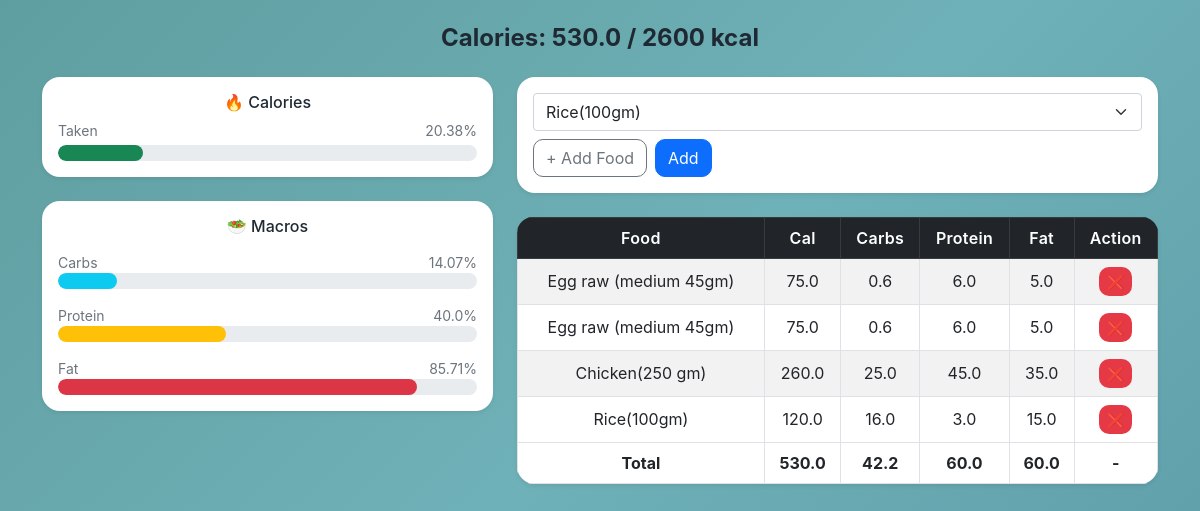
The app's page / (signed in) with its own data.
### myapp/models.py (models this page shows, shortened)
class Consume(models.Model):
    user = models.ForeignKey(User, on_delete=models.CASCADE)
    food_consumed = models.ForeignKey(Food, on_delete=models.CASCADE)

class Food(models.Model):
    user = models.ForeignKey(
        User,
        on_delete=models.CASCADE,
        null=True,
        blank=True
    )
    name = models.CharField(max_length=100)
    calories = models.FloatField()
    carbs = models.FloatField()
    protein = models.FloatField()
    fat = models.FloatField()

### myapp/views.py (the view, shortened to what this page needs)
# urls.py: path('',views.index, name='index'),
@login_required
def index(request):
    foods = Food.objects.filter(user=request.user) | Food.objects.filter(user__isnull=True)
    consumed_food = Consume.objects.filter(user=request.user)
    totals = consumed_food.aggregate(
        total_calories=Sum('food_consumed__calories'),
        total_carbs=Sum('food_consumed__carbs'),
        total_protein=Sum('food_consumed__protein'),
        total_fat=Sum('food_consumed__fat'),
    )
    CALORIE_GOAL = 2600
    CARBS_GOAL = 300
    PROTEIN_GOAL = 150
    FAT_GOAL = 70
    calPercent =0
    if totals['total_calories']:
        calPercent = (totals['total_calories'] / CALORIE_GOAL) * 100
    carbPercent =0
    if totals['total_carbs']:
        carbPercent = (totals['total_carbs'] / CARBS_GOAL) * 100
    proteinPercent =0
    if totals['total_protein']:
        proteinPercent = (totals['total_protein'] / PROTEIN_GOAL) * 100
    fatPercent =0
    if totals['total_fat']:
        fatPercent = (totals['total_fat'] / FAT_GOAL) * 100
    context = {
        'foods': foods,
        'consumed_food': consumed_food,
        'total_calories': totals['total_calories'] or 0,
        'total_carbs': totals['total_carbs'] or 0,
        'total_protein': totals['total_protein'] or 0,
        'total_fat': totals['total_fat'] or 0,
        'calPercent': round(calPercent,2),
        'carbPercent': round(carbPercent,2),
        'proteinPercent': round(proteinPercent,2),
        'fatPercent': round(fatPercent,2),
        'CALORIE_GOAL': CALORIE_GOAL,
        'CARBS_GOAL': CARBS_GOAL,
        'PROTEIN_GOAL': PROTEIN_GOAL,
        'FAT_GOAL': FAT_GOAL,
    }
    return render(request, 'myapp/index.html', context)

### myapp/templates/myapp/index.html (shortened to what this page needs)
{% load static %}
<!doctype html>
<html lang="en">
  <head>
    <link
      href="https://cdn.jsdelivr.net/npm/bootstrap@5.0.2/dist/css/bootstrap.min.css"
      rel="stylesheet"
    />
    <link rel="stylesheet" href="{% static 'myapp/css/main.css' %}" />
  </head>
  <body>
    <div class="page-wrapper container py-4">
      <h4 class="text-center mb-4 fw-bold">
        Calories: {{ total_calories }} / {{ CALORIE_GOAL }} kcal
      </h4>
      <div class="row g-4">
        <div class="col-12 col-lg-5">
          <div class="card mb-4 shadow-sm">
            <div class="card-body">
              <h6 class="text-center mb-2 fw-semibold">🔥 Calories</h6>
              <div class="d-flex justify-content-between small mb-1">
                <span>Taken</span>
                <span>{{ calPercent }}%</span>
              </div>
              <div class="progress">
                <div
                  class="progress-bar bg-success"
                  style="width: {{ calPercent }}%"
                ></div>
              </div>
            </div>
          </div>
          <div class="card shadow-sm">
            <div class="card-body">
              <h6 class="text-center mb-3 fw-semibold">🥗 Macros</h6>
              <div class="mb-3">
                <div class="d-flex justify-content-between small">
                  <span>Carbs</span>
                  <span>{{ carbPercent }}%</span>
                </div>
                <div class="progress">
                  <div
                    class="progress-bar bg-info"
                    style="width: {{ carbPercent }}%"
                  ></div>
                </div>
              </div>
              <div class="mb-3">
                <div class="d-flex justify-content-between small">
                  <span>Protein</span>
                  <span>{{ proteinPercent }}%</span>
                </div>
                <div class="progress">
                  <div
                    class="progress-bar bg-warning"
                    style="width: {{ proteinPercent }}%"
                  ></div>
                </div>
              </div>
              <div>
                <div class="d-flex justify-content-between small">
                  <span>Fat</span>
                  <span>{{ fatPercent }}%</span>
                </div>
                <div class="progress">
                  <div
                    class="progress-bar bg-danger"
                    style="width: {{ fatPercent }}%"
                  ></div>
                </div>
              </div>
            </div>
          </div>
        </div>
        <div class="col-12 col-lg-7">
          <div class="card mb-4 shadow-sm">
            <div class="card-body">
              <form method="POST" class="d-flex flex-wrap gap-2">
                <select
                  name="food_consumed"
                  class="form-select flex-grow-1"
                  required
                >
                  {% for food in foods %}
                  <option value="{{ food.id }}">{{ food.name }}</option>
                  {% endfor %}
                </select>
                <a
                  href="{% url 'add_food' %}"
                  class="btn btn-outline-secondary"
                >
                  + Add Food
                </a>
                <button class="btn btn-primary">Add</button>
              </form>
            </div>
          </div>
          <div class="card shadow-sm">
            <div class="card-body p-0">
              <table
                class="table table-striped table-bordered mb-0 text-center"
              >
                <thead class="table-dark">
                  <tr>
                    <th>Food</th>
                    <th>Cal</th>
                    <th>Carbs</th>
                    <th>Protein</th>
                    <th>Fat</th>
                    <th>Action</th>
                  </tr>
                </thead>
                <tbody>
                  {% for c in consumed_food %}
                  <tr>
                    <td>{{ c.food_consumed.name }}</td>
                    <td>{{ c.food_consumed.calories }}</td>
                    <td>{{ c.food_consumed.carbs }}</td>
                    <td>{{ c.food_consumed.protein }}</td>
                    <td>{{ c.food_consumed.fat }}</td>
                    <td>
                      <a
                        href="{% url 'delete_consume' c.id %}"
                        class="btn btn-sm btn-danger"
                        onclick="return confirm('Delete this item?');"
                      >
                        ❌
                      </a>
                    </td>
                  </tr>
                  {% empty %}
                  <tr>
                    <td colspan="6" class="text-muted py-4">
                      No food consumed yet 🍎
                    </td>
                  </tr>
                  {% endfor %}
                </tbody>
                <tfoot class="fw-bold">
                  <tr>
                    <td>Total</td>
                    <td>{{ total_calories }}</td>
                    <td>{{ total_carbs }}</td>
                    <td>{{ total_protein }}</td>
                    <td>{{ total_fat }}</td>
                    <td>-</td>
                  </tr>
                </tfoot>
              </table>
            </div>
          </div>
        </div>
      </div>
    </div>
  </body>
</html>

### myapp/static/myapp/css/main.css (style rules this page uses)
body { background: linear-gradient( 135deg, #5f9ea0 0%, #6fb1b8 50%, #5a9aa6 100% ); min-height: 100vh; font-family: "Inter", "Segoe UI", sans-serif; }
.card { border-radius: 18px; border: none; box-shadow: 0 10px 25px rgba(0, 0, 0, 0.08); background: #ffffff; }
.progress { height: 16px; border-radius: 20px; background-color: #e9ecef; }
.progress-bar { border-radius: 20px; font-size: 11px; font-weight: 600; transition: width 0.6s ease; }
table { border-radius: 16px; overflow: hidden; }
.table thead th { font-weight: 600; letter-spacing: 0.3px; }
table th, table td { vertical-align: middle; padding: 12px; }
.btn { border-radius: 10px; }
.btn-danger { background-color: #e63946; border: none; }
h4, h6 { color: #1f2933; }
.small { color: #6c757d; }

### records on screen
Consume: food_consumed.name "Egg raw (medium 45gm)", food_consumed.calories "75.0", food_consumed.carbs "0.6", food_consumed.protein "6.0", food_consumed.fat "5.0"
Consume: food_consumed.name "Egg raw (medium 45gm)", food_consumed.calories "75.0", food_consumed.carbs "0.6", food_consumed.protein "6.0", food_consumed.fat "5.0"
Consume: food_consumed.name "Chicken(250 gm)", food_consumed.calories "260.0", food_consumed.carbs "25.0", food_consumed.protein "45.0", food_consumed.fat "35.0"
Consume: food_consumed.name "Rice(100gm)", food_consumed.calories "120.0", food_consumed.carbs "16.0", food_consumed.protein "3.0", food_consumed.fat "15.0"

### other values on screen
{{ total_calories }} "530.0"
{{ CALORIE_GOAL }} "2600"
{{ calPercent }} "20.38"
{{ carbPercent }} "14.07"
{{ proteinPercent }} "40.0"
{{ fatPercent }} "85.71"
{{ total_carbs }} "42.2"
{{ total_protein }} "60.0"
{{ total_fat }} "60.0"
form field food_consumed "Rice(100gm)"
